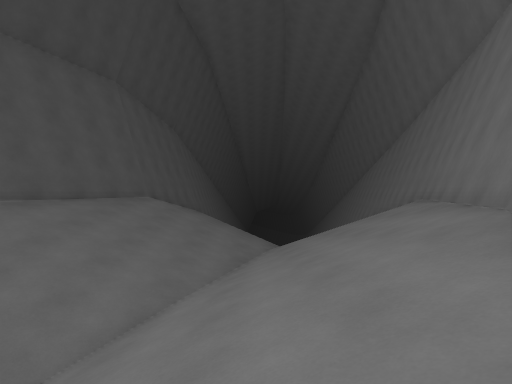
View 1 (above)

12 first-person views from a walk through a 3-D level made in the Godot game engine. The camera is 1.5 m above the floor, looks level and sees 80° across. The floor is counted in squares, 2 m on a side. Each view is taken from the middle of a square. On the plan, view 1 faces up. The plan holds only what a view shows up to about 10 squares ahead; the rest is blank. The place goes on beyond the plan. Characters and animated objects are not drawn.

View 2
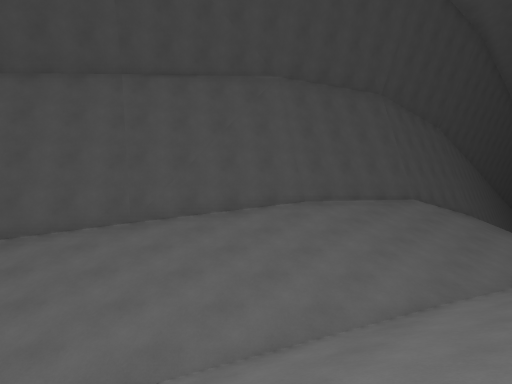

View 3
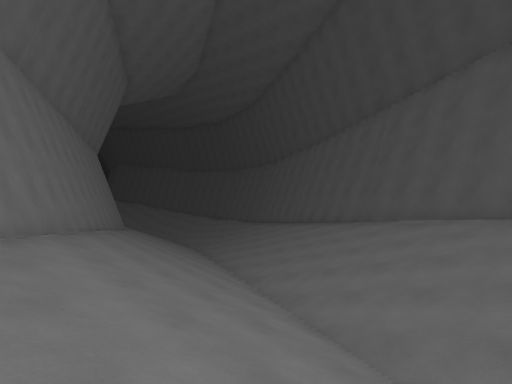

View 4
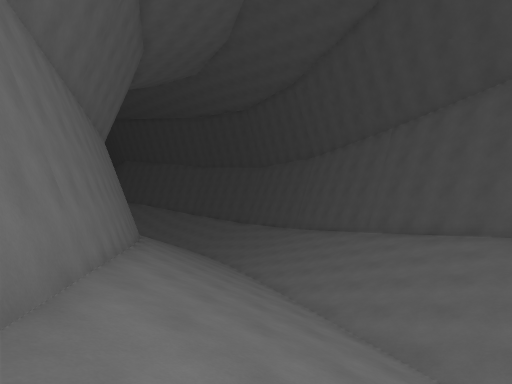

View 5
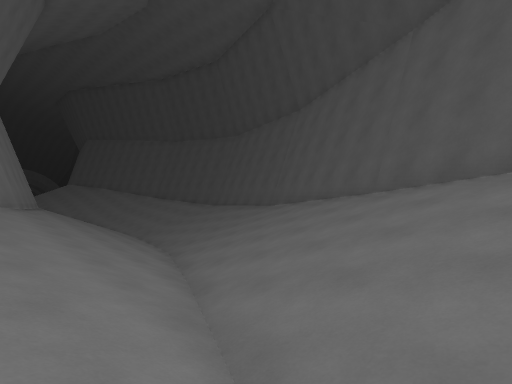

View 6
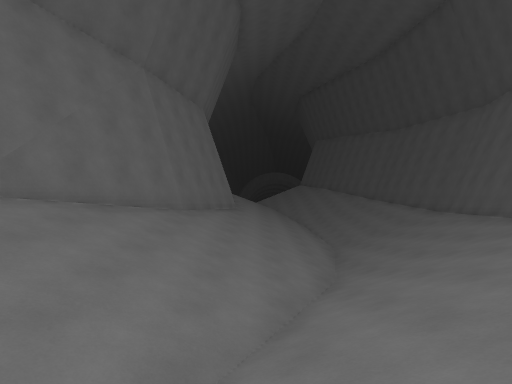

View 7
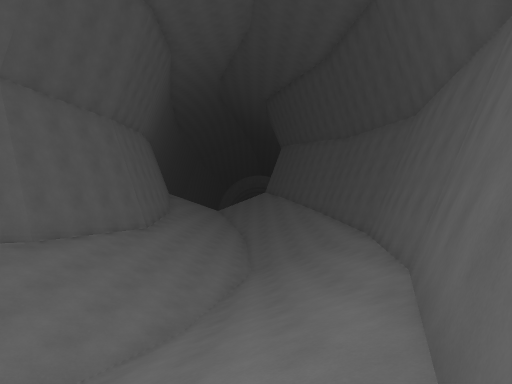

View 8
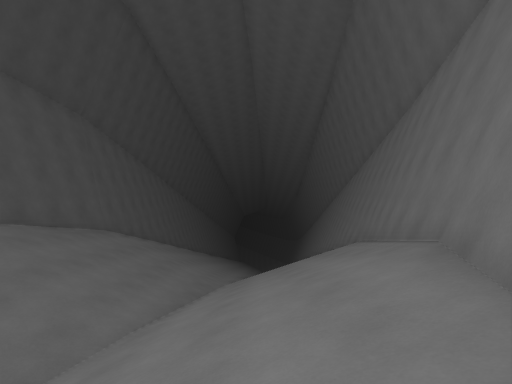

View 9
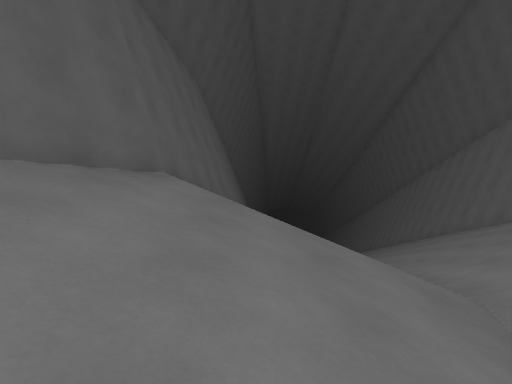

View 10
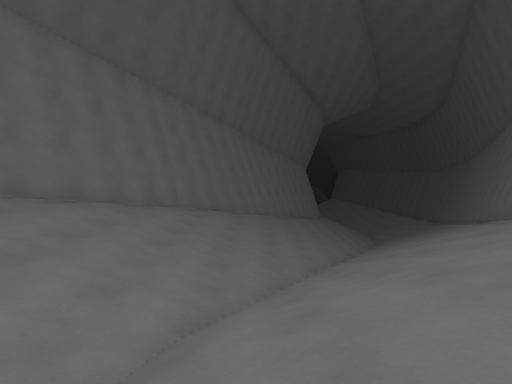

View 11
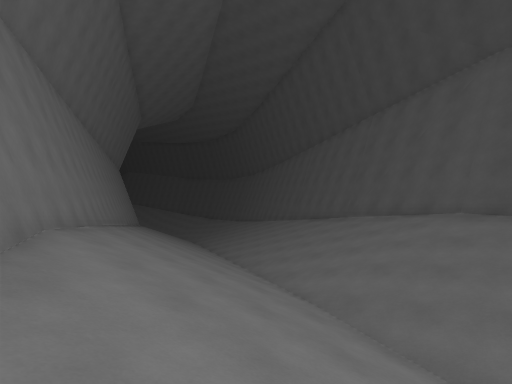

View 12
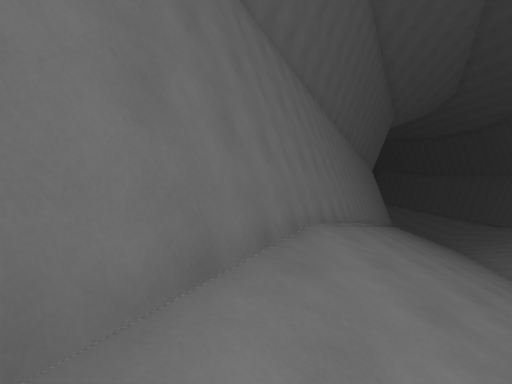

### Floor plan
Key: @ floor where view 1 was taken; # wall or solid block; . main floor; : floor 1 m higher than the main floor; + floor 4 m higher than the main floor; / step, stairs or slope.
Columns run from 15 left of view 1 to 5 right of it. Each row starts with its distance up from view 1.
 15                  ///#
 14             #///////#
 13             #///////#
 12             #///////#
 11             #///////#
 10             ////////#
  9            #////////#
  8           ##///////##
  7           #////+///#
  6           #////////#
  5          ##////////#
  4          #////////##
  3         ##////////#
  2         #////////##
  1        ##////////#
  0        #///////@##
 -1       ##////////#
 -2      ##////////##
 -3      #/////////#
 -4     ##////////##
 -5     #/////////#
 -6    ##////////##
 -7    #/////////#
 -8   ##////////##
 -9   #////:////#
-10   #////////##
-11  ##///////##
-12  #////////#
-13  #///////##
-14 ##///.///#
-15 #////////#
-16 #////////#
-17 #///////##

Where each view was taken, in squares from view 1:
view 1: 0 up, 0 right, facing up
view 2: 1 down, 0 right, facing up-left
view 3: 2 up, 0 right, facing down-left
view 4: 2 down, 1 left, facing down-left
view 5: 4 down, 5 left, facing down-left
view 6: 6 down, 8 left, facing down
view 7: 7 down, 11 left, facing down
view 8: 4 up, 2 right, facing up
view 9: 5 up, 2 left, facing up
view 10: 7 up, 2 left, facing down
view 11: 7 up, 3 right, facing down-left
view 12: 7 up, 3 right, facing down
